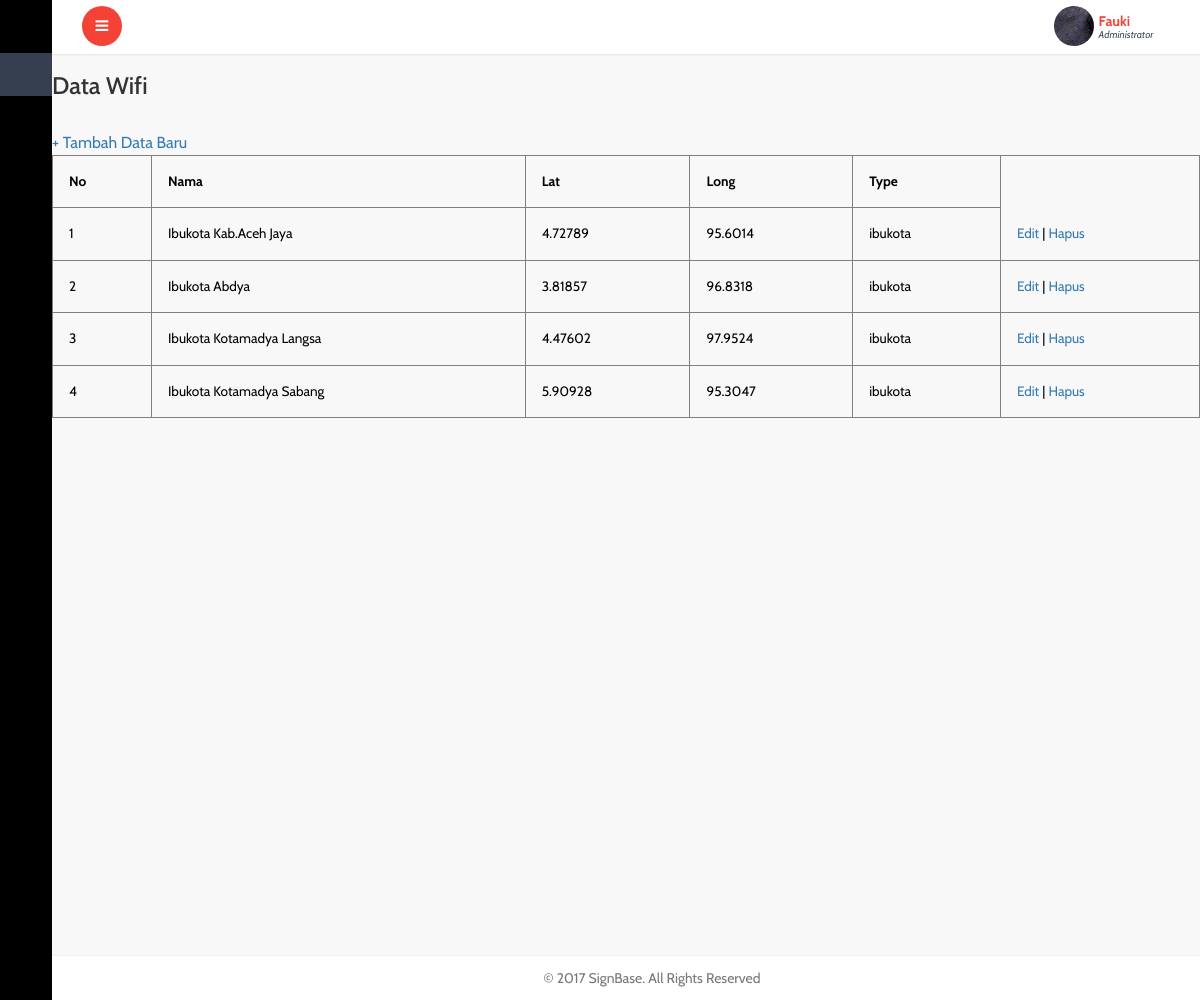
Screenshot of /admin/data-wifi.php with the database file from the repository.
### tables this page shows
CREATE TABLE `wifi_public` (
  `id_wifi` int(9) NOT NULL,
  `nama` varchar(30) NOT NULL,
  `lat` float NOT NULL,
  `long` float NOT NULL,
  `type` varchar(30) NOT NULL
);

### admin/data-wifi.php (the view, shortened to what this page needs)
<!DOCTYPE HTML>
<html>
<head>
<link href="css/bootstrap.min.css" rel='stylesheet' type='text/css' />
<link href="css/style.css" rel='stylesheet' type='text/css' />
<link href="css/font-awesome.css" rel="stylesheet">
<link rel="stylesheet" href="css/icon-font.min.css" type='text/css' />
<link href="css/animate.css" rel="stylesheet" type="text/css" media="all">
</head>
 <body class="sticky-header left-side-collapsed"  onload="initMap()">
    <section>
		<div class="left-side sticky-left-side">
			<div class="logo-icon text-center">
				<a href="index.php"><i class="lnr lnr-home"></i> </a>
			</div>
			<div class="left-side-inner">
					<ul class="nav nav-pills nav-stacked custom-nav">
						<li class="active"><a href="index.php"><i class="lnr lnr-power-switch"></i><span>Dashboard</span></a></li>
						<li class="menu-list"><a href="#"><i class="lnr lnr-book"></i> <span>Datas</span></a>
						</li>
					</ul>
			</div>
		</div>
		<div class="main-content">
			<div class="header-section">
			<a class="toggle-btn  menu-collapsed"><i class="fa fa-bars"></i></a>
			<div class="menu-right">
				<div class="user-panel-top">
					<div class="profile_details">
						<ul>
							<li class="dropdown profile_details_drop">
								<a href="#" class="dropdown-toggle" data-toggle="dropdown" aria-expanded="false">
									<div class="profile_img">
										<span style="background:url(images/1.jpg) no-repeat center"> </span>
										 <div class="user-name">
											<p>Fauki<span>Administrator</span></p>
										 </div>
										 <div class="clearfix"></div>
									</div>
								</a>
							</li>
							<div class="clearfix"> </div>
						</ul>
					</div>
					<div class="clearfix"></div>
				</div>
			  </div>
			 </div>
	<br>
	<h3>Data Wifi</h3>
	<br/>
	<a class="tombol" href="input.php">+ Tambah Data Baru</a>
	<table border="1" class="table">
		<tr>
			<th>No</th>
			<th>Nama</th>
			<th>Lat</th>
			<th>Long</th>
			<th>Type</th>
		</tr>
		<?php
		global $link;
		$query_mysql = mysqli_query($link, "SELECT * FROM wifi_public")or die(mysqli_error());
		$nomor = 1;
		while($data = mysqli_fetch_array($query_mysql)){
		?>
		<tr>
			<td><?php echo $nomor++; ?></td>
			<td><?php echo $data['nama']; ?></td>
			<td><?php echo $data['lat']; ?></td>
			<td><?php echo $data['long']; ?></td>
			<td><?php echo $data['type']; ?></td>
			<td>
				<a class="edit" href="edit.php?id=<?php echo $data['id_wifi']; ?>">Edit</a> |
				<a class="hapus" href="hapus.php?id=<?php echo $data['id_wifi']; ?>">Hapus</a>
			</td>
		</tr>
		<?php } ?>
	</table>
	<br>
	<br>
			<footer>
			   <p>&copy 2017 SignBase. All Rights Reserved</p>
			</footer>
   </section>
</body>
</html>

### rows the page displays
wifi_public: nama "Ibukota Kab.Aceh Jaya", lat "4.72789", long "95.6014", type "ibukota"
wifi_public: nama "Ibukota Abdya", lat "3.81857", long "96.8318", type "ibukota"
wifi_public: nama "Ibukota Kotamadya Langsa", lat "4.47602", long "97.9524", type "ibukota"
wifi_public: nama "Ibukota Kotamadya Sabang", lat "5.90928", long "95.3047", type "ibukota"
